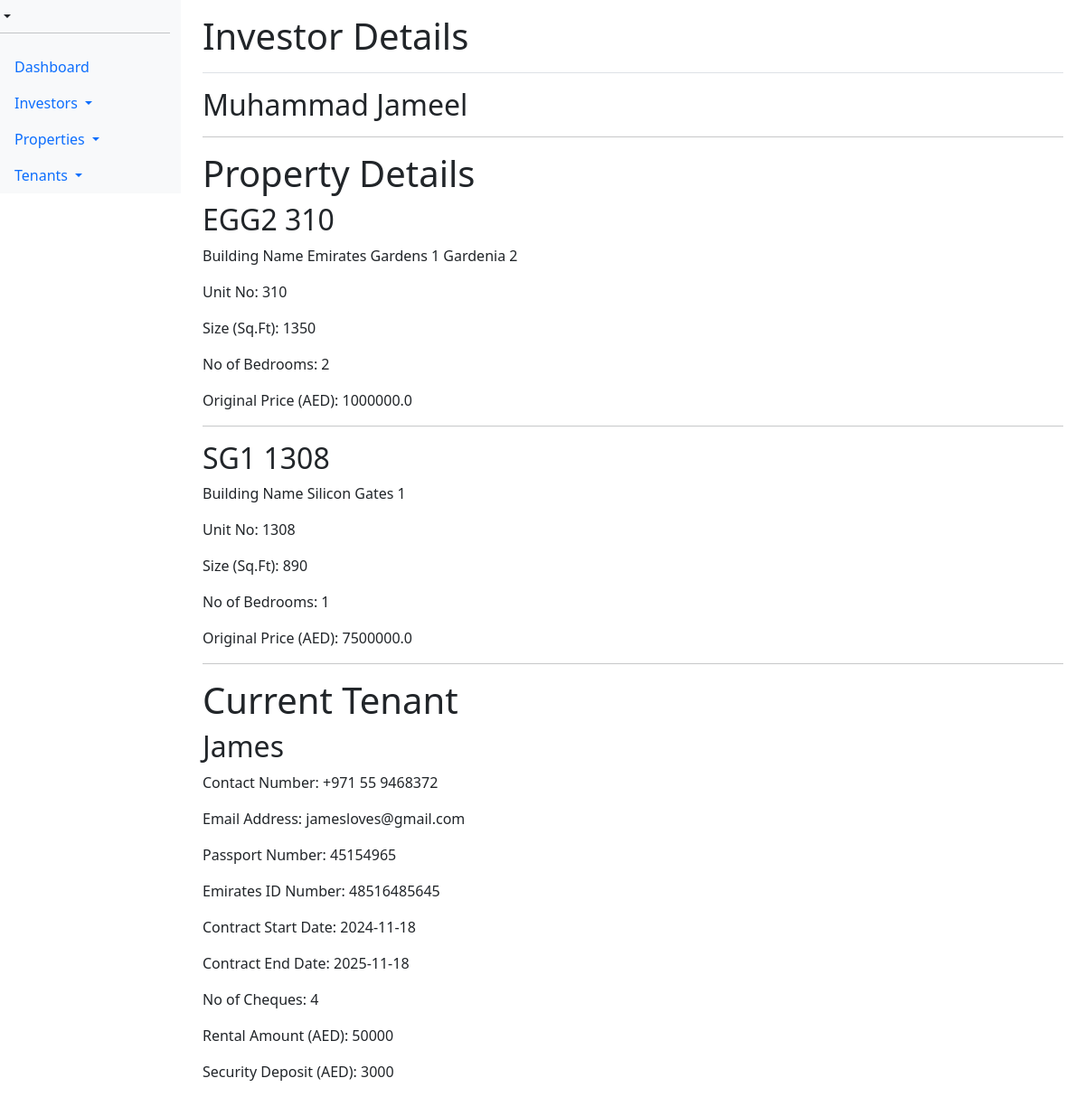
The page /view_investor/Jameel01 on the database its author committed.
### models/models.py (models this page shows)
class Investor(db.Model):
    id = db.Column(db.String, primary_key=True)
    name = db.Column(db.String(100), nullable=False)
    '''    contact_number = db.Column(db.String(20), nullable=False)
    passport_number = db.Column(db.String(20), nullable=False)
    emirates_id_number = db.Column(db.String(20), nullable=False)'''
    properties = db.relationship('Property', backref='owner', lazy=True, cascade='all, delete-orphan')
    user_id = db.Column(db.Integer, db.ForeignKey('user.id'), nullable=False)
    user = db.relationship('User', backref=db.backref('investors', lazy=True))

class Property(db.Model):
    id = db.Column(db.String, primary_key=True)
    building_name = db.Column(db.String(100), nullable=False)
    unit_no = db.Column(db.String(100), nullable=False)
    bedrooms = db.Column(db.Integer, nullable=False)
    square_feet = db.Column(db.Integer, nullable=False)
    price = db.Column(db.Float, nullable=False)
    tenant = db.relationship('Tenant', backref='property', lazy=True, cascade='all, delete-orphan')
    owner_id = db.Column(db.String, db.ForeignKey('investor.id'), nullable=False)

class Tenant(db.Model):
    id = db.Column(db.String, primary_key=True)
    name = db.Column(db.String(100), nullable=False)
    contact_number = db.Column(db.String(20), nullable=False)
    email_address = db.Column(db.String(20), nullable=False)
    passport_number = db.Column(db.String(20), nullable=False)
    emirates_id_number = db.Column(db.String(20), nullable=False)
    contract_start_date = db.Column(Date, nullable=False)
    contract_end_date = db.Column(Date, nullable=False)
    no_of_cheques = db.Column(db.Integer, nullable=False)
    rental_amount = db.Column(db.Integer, nullable=False)
    security_deposit = db.Column(db.Integer, nullable=False)
    property_id = db.Column(db.String, db.ForeignKey('property.id'), nullable=False)
    is_current_tenant = db.Column(db.Boolean, default=True)

### routes/routes.py (the view)
@app.route('/view_investor/<investor_id>')
def view_investor(investor_id):
    investors = Investor.query.all()
    properties = Property.query.all()
    tenants = Tenant.query.all()
    investor = Investor.query.get_or_404(investor_id)
    return render_template('view_investor.html', investor=investor, investors=investors, properties=properties, tenants=tenants)

### app/templates/view_investor.html (shortened to what this page needs)
{% extends 'base.html' %}
{% block header %}Investor Details{% endblock %}
{% block content %}
<h2>{{ investor.name }}</h2>
<hr>
<h1>Property Details</h1>
{% for property in investor.properties %}
    <h2>{{ property.id }}</h2>
    <p>Building Name {{ property.building_name }}</p>
    <p>Unit No: {{ property.unit_no }}</p>
    <p>Size (Sq.Ft): {{ property.square_feet }}</p>
    <p>No of Bedrooms: {{ property.bedrooms }}</p>
    <p>Original Price (AED): {{ property.price }}</p>
    <hr>
    {% for tenant in property.tenant %}
        <h1>Current Tenant</h1>
        <h2>{{ tenant.name }}</h2>
        <p>Contact Number: {{ tenant.contact_number }}</p>
        <p>Email Address: {{ tenant.email_address }}</p>
        <p>Passport Number: {{ tenant.passport_number }}</p>
        <p>Emirates ID Number: {{ tenant.emirates_id_number }}</p>
        <p>Contract Start Date: {{ tenant.contract_start_date }}</p>
        <p>Contract End Date: {{ tenant.contract_end_date }}</p>
        <p>No of Cheques: {{ tenant.no_of_cheques }}</p>
        <p>Rental Amount (AED): {{ tenant.rental_amount }}</p>
        <p>Security Deposit (AED): {{ tenant.security_deposit }}</p>
    {% endfor %}
{% endfor %}
{% endblock %}

### app/templates/base.html (shortened to what this page needs)
<!doctype html>
<html lang="en">
  <head>
    <link href="https://cdn.jsdelivr.net/npm/bootstrap@5.3.2/dist/css/bootstrap.min.css" rel="stylesheet">
  </head>
  <body>
    <div class="container-fluid">
        <div class="row">
            <nav id="sidebarMenu" class="col-md-3 col-lg-2 d-md-block bg-light sidebar collapse nav nav-pills flex-column mb-auto">
                <div class="position-sticky pt-3 sidebar-sticky">
                    <div class="dropdown">
                      <a href="#" class="d-flex align-items-center link-dark text-decoration-none dropdown-toggle" data-bs-toggle="dropdown" aria-expanded="false">
                      </a>
                    </div>
                    <hr>
                    <ul class="nav flex-column mb-auto">
                      <li class="nav-item">
                        <a class="nav-link {% if request.path == url_for('home') %}active{% endif %}" aria-current="page" href="/">
                          Dashboard
                        </a>
                      </li>
                      <li class="nav-item">
                          <a class="nav-link dropdown-toggle " id="investorsDropdown" role="button" data-bs-toggle="dropdown" aria-haspopup="true" aria-expanded="false">
                            Investors
                          </a>
                      </li>
                      <li class="nav-item">
                        <a class="nav-link dropdown-toggle " id="propertiesDropdown" role="button" data-bs-toggle="dropdown" aria-haspopup="true" aria-expanded="false">
                          Properties
                        </a>
                      </li>
                      <li class="nav-item">
                        <a class="nav-link dropdown-toggle " href="/tenants" id="tenantsDropdown" role="button" data-bs-toggle="dropdown" aria-haspopup="true" aria-expanded="false">
                          Tenants
                        </a>
                      </li>
                    </ul>
                </div>
            </nav>
            <main class="col-md-9 ms-sm-auto col-lg-10 px-md-4">
                <div class="d-flex justify-content-between flex-wrap flex-md-nowrap align-items-center pt-3 pb-2 mb-3 border-bottom">
                  <h1 class="h1">{% block header %}{% endblock %}</h1>
                </div>
                {% block content %}{% endblock %}
            </main>
        </div>
    </div>
  </body>
</html>

### rows shown on the page
Investor: name "Muhammad Jameel"
Property: id "EGG2 310", building_name "Emirates Gardens 1 Gardenia 2", unit_no "310", square_feet "1350", bedrooms "2", price "1000000.0"
Property: id "SG1 1308", building_name "Silicon Gates 1", unit_no "1308", square_feet "890", bedrooms "1", price "7500000.0"
Tenant: name "James", contact_number "+971 55 9468372", email_address "jamesloves@gmail.com", passport_number "45154965", emirates_id_number "48516485645", contract_start_date "2024-11-18", contract_end_date "2025-11-18", no_of_cheques "4", rental_amount "50000", security_deposit "3000"
